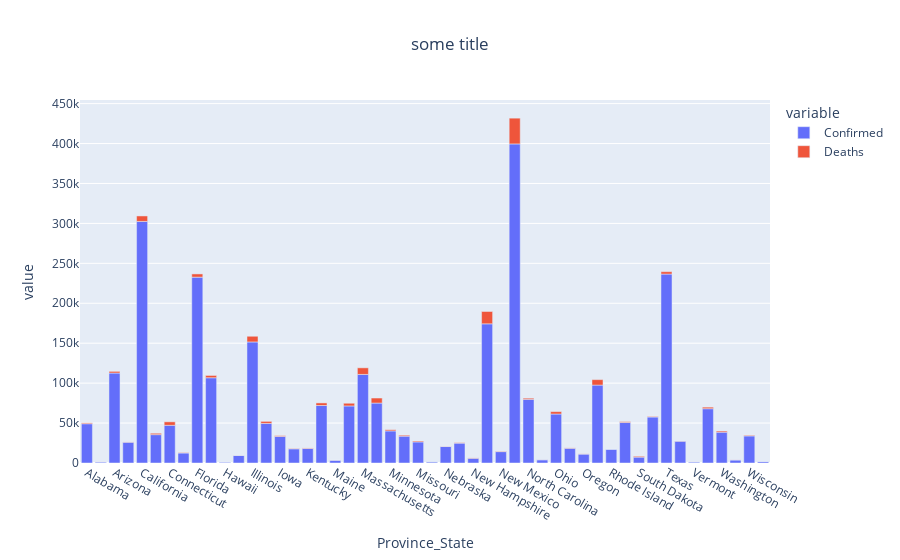

The code cell stored with this chart in its notebook:
### Code cell
fig  = summary_df.plot.bar(title="some title")
fig.update_layout(title_x=0.5)
# TO-DO: How to save this interactive file ?
# TO-DO: How to centralise the title ?
# TO-DO: How to rotate the xlabels ?

### Figure 1 — Plotly figure (JSON) as saved in the notebook; plotly's stock layout.template omitted (floating-point values rounded to 4 significant figures)
{"data": [{"alignmentgroup": "True", "hovertemplate": "variable=Confirmed<br>Province_State=%{x}<br>value=%{y}<extra></extra>", "legendgroup": "Confirmed", "marker": {"color": "#636efa", "pattern": {"shape": ""}}, "name": "Confirmed", "offsetgroup": "Confirmed", "orientation": "v", "showlegend": true, "textposition": "auto", "type": "bar", "x": ["Alabama", "Alaska", "Arizona", "Arkansas", "California", "Colorado", "Connecticut", "Delaware", "Florida", "Georgia", "Hawaii", "Idaho", "Illinois", "Indiana", "Iowa", "Kansas", "Kentucky", "Louisiana", "Maine", "Maryland", "Massachusetts", "Michigan", "Minnesota", "Mississippi", "Missouri", "Montana", "Nebraska", "Nevada", "New Hampshire", "New Jersey", "New Mexico", "New York", "North Carolina", "North Dakota", "Ohio", "Oklahoma", "Oregon", "Pennsylvania", "Rhode Island", "South Carolina", "South Dakota", "Tennessee", "Texas", "Utah", "Vermont", "Virginia", "Washington", "West Virginia", "Wisconsin", "Wyoming"], "xaxis": "x", "y": [49174, 1268, 112671, 26052, 302484, 35507, 47209, 12531, 232718, 106727, 1130, 9429, 151572, 49575, 33254, 17785, 18245, 71994, 3486, 71447, 110897, 75063, 40163, 33591, 26410, 1466, 20623, 24904, 5973, 174270, 14251, 399513, 79656, 4071, 61331, 18497, 11188, 97542, 17243, 50691, 7336, 57591, 236541, 27356, 1272, 67988, 38581, 3826, 33908, 1769], "yaxis": "y"}, {"alignmentgroup": "True", "hovertemplate": "variable=Deaths<br>Province_State=%{x}<br>value=%{y}<extra></extra>", "legendgroup": "Deaths", "marker": {"color": "#EF553B", "pattern": {"shape": ""}}, "name": "Deaths", "offsetgroup": "Deaths", "orientation": "v", "showlegend": true, "textposition": "auto", "type": "bar", "x": ["Alabama", "Alaska", "Arizona", "Arkansas", "California", "Colorado", "Connecticut", "Delaware", "Florida", "Georgia", "Hawaii", "Idaho", "Illinois", "Indiana", "Iowa", "Kansas", "Kentucky", "Louisiana", "Maine", "Maryland", "Massachusetts", "Michigan", "Minnesota", "Mississippi", "Missouri", "Montana", "Nebraska", "Nevada", "New Hampshire", "New Jersey", "New Mexico", "New York", "North Carolina", "North Dakota", "Ohio", "Oklahoma", "Oregon", "Pennsylvania", "Rhode Island", "South Carolina", "South Dakota", "Tennessee", "Texas", "Utah", "Vermont", "Virginia", "Washington", "West Virginia", "Wisconsin", "Wyoming"], "xaxis": "x", "y": [1043, 46, 2063, 311, 6860, 1706, 4348, 508, 4018, 2878, 19, 152, 7118, 2546, 952, 485, 612, 3248, 111, 3375, 8280, 6292, 1497, 1204, 1083, 25, 284, 571, 387, 15448, 533, 32283, 1477, 85, 3006, 410, 230, 6848, 0, 1064, 1075, 698, 3006, 217, 56, 1937, 1409, 95, 809, 1], "yaxis": "y"}], "layout": {"barmode": "relative", "legend": {"title": {"text": "variable"}, "tracegroupgap": 0}, "title": {"text": "some title", "x": 0.5}, "xaxis": {"anchor": "y", "domain": [0, 1], "title": {"text": "Province_State"}}, "yaxis": {"anchor": "x", "domain": [0, 1], "title": {"text": "value"}}}}
